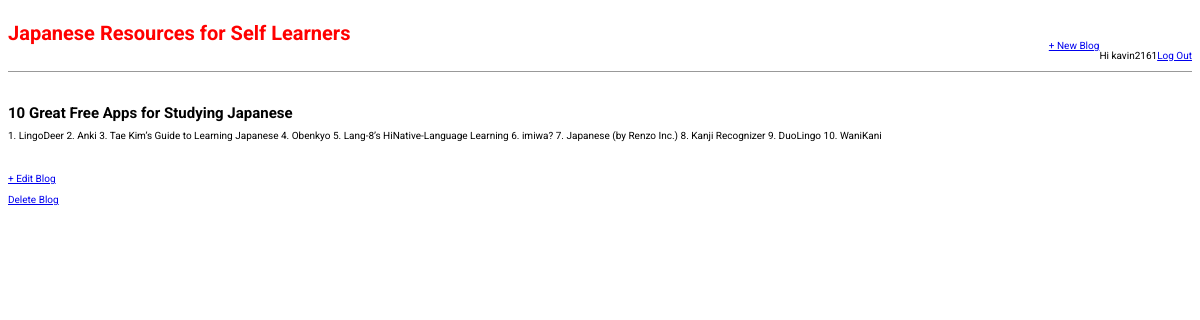
Page /post/2/ (signed in) on the committed database.
### blog/models.py (models this page shows, shortened)
class Post(models.Model):
    title = models.CharField(max_length=200)
    author = models.ForeignKey(
        'auth.User',
        on_delete=models.CASCADE,
        )
    body = models.TextField()

### blog/views.py (the view)
# urls.py: path('post/<int:pk>/', BlogDetailView.as_view(), name='post-detail'),
class BlogDetailView(DetailView):
    model = Post
    template_name = 'post-detail.html'

### templates/post-detail.html
{% extends 'base.html' %}
{% block content %}
<div class="post-entry">
    <h2>{{ post.title }}</h2>
    <p>{{ post.body }}</p>
</div>
<p><a href="{% url 'post-edit' pk=object.pk %}">+ Edit Blog</a></p>
<p><a href="{% url 'post-delete' pk=object.pk %}">Delete Blog</a></p>
{% endblock content %}

### templates/base.html (shortened to what this page needs)
{% load static %}
<html>
    <head>
        <link href="{% static 'css/base.css' %}" rel="stylesheet">
    </head>
    <body>
        <div>
            <header>
                <div class="nav-left">
                    <h1><a href="{% url 'home' %}">Japanese Resources for Self Learners</a></h1>
                </div>
                <div class="nav-right">
                    <a href="{% url 'post-new' %}" id="new-b">+ New Blog</a>
                    {% if user.is_authenticated %}
                        <p>Hi {{ user.username }}</p>
                        <p><a href="{% url 'logout' %}">Log Out</a></p>
                    {% else %}
                        <p>You are not Logged in.</p>
                        <a href="{% url 'login' %}">Sign In</a>
                        <a href="{% url 'signup' %}">Register</a>
                    {% endif %}
                </div>
            </header>
            {% block content %}
            {% endblock content %}
        </div>
    </body>
</html>

### static/css/base.css (style rules this page uses)
header h1 a { color: red; font-family: 'Roboto', sans-serif; text-decoration: none; }
body { font-family: 'Roboto', sans-serif; font-size: 10px; }
header { border-bottom: 1px solid #999; margin-bottom: 2rem; display: flex; }
.nav-left { margin-right: auto; }
.nav-right { display: flex; padding-top: 2rem; }
.post-entry { margin-bottom: 2rem; }
.post-entry h2 { margin: 0.5rem 0; }
.post-entry p { margin: 0; font-weight: 400; }
html { font-weight: 100px; }

### rows in the picture
Post: title "10 Great Free Apps for Studying Japanese", body "1. LingoDeer 2. Anki 3. Tae Kim’s Guide to Learning Japanese 4. Obenkyo 5. Lang-8’s HiNative-Language Learning 6. imiwa? 7. Japanese (by Renzo Inc.) 8. Kanji Recognizer 9. DuoLingo 10. WaniKani"

### other values in the picture
{{ user.username }} "kavin2161"
